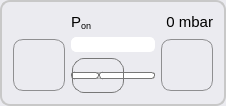
              <widget class="QGroupBox" name="groupBox_pon">
               <property name="sizePolicy">
                <sizepolicy hsizetype="Expanding" vsizetype="Expanding">
                 <horstretch>0</horstretch>
                 <verstretch>0</verstretch>
                </sizepolicy>
               </property>
               <property name="minimumSize">
                <size>
                 <width>150</width>
                 <height>50</height>
                </size>
               </property>
               <property name="maximumSize">
                <size>
                 <width>16777215</width>
                 <height>16777215</height>
                </size>
               </property>
               <property name="font">
                <font>
                 <family>Arial</family>
                 <pointsize>22</pointsize>
                 <weight>50</weight>
                 <italic>false</italic>
                 <bold>false</bold>
                </font>
               </property>
               <property name="styleSheet">
                <string notr="true">QGroupBox { 
     border: 2px solid  rgb(200, 200, 200); ; 
     border-radius: 10px; 
    color: rgb(80, 80, 80);
    background-color: rgb(235, 235, 240);
   /* background-color: rgb(235, 240, 235);*/
 } 

 QPushButton {
     border: 1px solid #8f8f91;
     border-radius: 10px;
     background-color: qlineargradient(x1: 0, y1: 0, x2: 0, y2: 1,
                                       stop: 0 #f6f7fa, stop: 1 #dadbde);
     min-width: 50px;
	 min-height: 50px;
     max-width: 50px;
	 max-height: 50px;
 }


 QPushButton:focus:pressed {
     background-color: qlineargradient(x1: 0, y1: 0, x2: 0, y2: 1,
                                       stop: 0 #F0F0FF, stop: 1 #f6f7fa);
 }

 QPushButton:hover {
     background-color: qlineargradient(x1: 0, y1: 0, x2: 0, y2: 1,
                                       stop: 0 #f6f7fa, stop: 1 #F0F0FF);
 }

QPushButton:disabled{ background-color: #CCCCCC; }

 QPushButton:flat {
     border: none; /* no border for a flat push button */
 }

 QPushButton:default {
     border-color: navy; /* make the default button prominent */
 }</string>
               </property>
               <property name="title">
                <string/>
               </property>
               <layout class="QGridLayout" name="gridLayout_6">
                <property name="topMargin">
                 <number>11</number>
                </property>
                <item row="12" column="3" colspan="2">
                 <widget class="QProgressBar" name="progressBar_pressure_p_on">
                  <property name="minimumSize">
                   <size>
                    <width>0</width>
                    <height>0</height>
                   </size>
                  </property>
                  <property name="maximumSize">
                   <size>
                    <width>16777215</width>
                    <height>15</height>
                   </size>
                  </property>
                  <property name="font">
                   <font>
                    <pointsize>10</pointsize>
                    <weight>50</weight>
                    <bold>false</bold>
                   </font>
                  </property>
                  <property name="toolTip">
                   <string>Current pressure value</string>
                  </property>
                  <property name="styleSheet">
                   <string notr="true">QProgressBar {
border: 1px solid white;
padding: 1px;
color: rgb(255, 255, 255);
border-bottom-right-radius: 5px;
border-bottom-left-radius: 5px;
border-top-right-radius: 5px;
border-top-left-radius: 5px;
text-align:right;
/*margin-right: 25ex;*/
background: QLinearGradient( x1: 0, y1: 0, x2: 1, y2: 0,
stop: 0 #fff,
stop: 0.4 #eee,
stop: 0.7 #ddd,
stop: 1 #eee );
width: 15px;
}

QProgressBar::chunk {
background: QLinearGradient( x1: 0, y1: 0, x2: 1, y2: 0,
stop: 0 #A9D08E,
stop: 0.4 #549635,
stop: 0.7 #148C14,
stop: 1 #006400 );
border-bottom-right-radius: 5px;
border-bottom-left-radius: 5px;
border-top-right-radius: 5px;
border-top-left-radius: 5px;
/*border: 2px solid white;*/
/*width: 1px;*/
}</string>
                  </property>
                  <property name="minimum">
                   <number>0</number>
                  </property>
                  <property name="maximum">
                   <number>450</number>
                  </property>
                  <property name="value">
                   <number>0</number>
                  </property>
                  <property name="alignment">
                   <set>Qt::AlignRight</set>
                  </property>
                  <property name="textVisible">
                   <bool>false</bool>
                  </property>
                  <property name="invertedAppearance">
                   <bool>false</bool>
                  </property>
                  <property name="format">
                   <string notr="true">%v mbar</string>
                  </property>
                 </widget>
                </item>
                <item row="13" column="3" colspan="2">
                 <widget class="QSlider" name="horizontalSlider_p_on">
                  <property name="minimumSize">
                   <size>
                    <width>0</width>
                    <height>35</height>
                   </size>
                  </property>
                  <property name="font">
                   <font>
                    <pointsize>8</pointsize>
                   </font>
                  </property>
                  <property name="toolTip">
                   <string>&lt;html&gt;&lt;head/&gt;&lt;body&gt;&lt;p&gt;Increase/decrease the pressure channel Pon&lt;/p&gt;&lt;/body&gt;&lt;/html&gt;</string>
                  </property>
                  <property name="styleSheet">
                   <string notr="true">QSlider::groove:horizontal {
border: 1px solid #bbb;
background: white;
height: 5px;
border-radius: 3px;
}

QSlider::sub-page:horizontal {
background: qlineargradient(x1: 0, y1: 0,    x2: 0, y2: 1,
stop: 0 #dafefe,
stop: 1 #331cfe );
background: QLinearGradient( x1: 0, y1: 0, x2: 1, y2: 0,
stop: 0 #A9D08E,
stop: 0.4 #549635,
stop: 0.7 #148C14,
stop: 1 #006400 );
border: 1px solid #777;
height: 5px;
border-radius:3px;
}

QSlider::add-page:horizontal {
background: #fff;
border: 1px solid #777;
height: 5px;
border-radius: 3px;
}

QSlider::handle:horizontal {
background: qlineargradient(x1:0, y1:0, x2:1, y2:1,
    stop:0 #eee, stop:1 #ccc);
border: 1px solid #777;
width: 50px;
margin-top: -15px;
margin-bottom: -15px;
border-radius: 12px;
}

QSlider::handle:horizontal:hover {
background: qlineargradient(x1:0, y1:0, x2:1, y2:1,
    stop:0 #fff, stop:1 #ddd);
border: 1px solid #444;
border-radius: 4px;
}

QSlider::sub-page:horizontal:disabled {
background: #bbb;
border-color: #999;
}

QSlider::add-page:horizontal:disabled {
background: #eee;
border-color: #999;
}

QSlider::handle:horizontal:disabled {
background: #eee;
border: 1px solid #aaa;
border-radius: 4px;
}</string>
                  </property>
                  <property name="minimum">
                   <number>0</number>
                  </property>
                  <property name="maximum">
                   <number>450</number>
                  </property>
                  <property name="value">
                   <number>0</number>
                  </property>
                  <property name="orientation">
                   <enum>Qt::Horizontal</enum>
                  </property>
                  <property name="invertedAppearance">
                   <bool>false</bool>
                  </property>
                  <property name="invertedControls">
                   <bool>false</bool>
                  </property>
                  <property name="tickPosition">
                   <enum>QSlider::TicksBelow</enum>
                  </property>
                  <property name="tickInterval">
                   <number>20</number>
                  </property>
                 </widget>
                </item>
                <item row="12" column="0" rowspan="2" colspan="3">
                 <widget class="QPushButton" name="pushButton_p_on_down">
                  <property name="sizePolicy">
                   <sizepolicy hsizetype="Expanding" vsizetype="Expanding">
                    <horstretch>0</horstretch>
                    <verstretch>0</verstretch>
                   </sizepolicy>
                  </property>
                  <property name="minimumSize">
                   <size>
                    <width>52</width>
                    <height>52</height>
                   </size>
                  </property>
                  <property name="maximumSize">
                   <size>
                    <width>52</width>
                    <height>52</height>
                   </size>
                  </property>
                  <property name="toolTip">
                   <string>Fine tuning: single step decrement</string>
                  </property>
                  <property name="styleSheet">
                   <string notr="true"/>
                  </property>
                  <property name="text">
                   <string/>
                  </property>
                  <property name="icon">
                   <iconset resource="resources.qrc">
                    <normaloff>:/icons/minus.png</normaloff>:/icons/minus.png</iconset>
                  </property>
                  <property name="iconSize">
                   <size>
                    <width>35</width>
                    <height>35</height>
                   </size>
                  </property>
                  <property name="flat">
                   <bool>false</bool>
                  </property>
                 </widget>
                </item>
                <item row="11" column="3">
                 <widget class="QLabel" name="label_pon">
                  <property name="font">
                   <font>
                    <pointsize>11</pointsize>
                   </font>
                  </property>
                  <property name="styleSheet">
                   <string notr="true"/>
                  </property>
                  <property name="text">
                   <string notr="true">&lt;html&gt;&lt;head/&gt;&lt;body&gt;&lt;p&gt;P&lt;span style=&quot; vertical-align:sub;&quot;&gt;on&lt;/span&gt;&lt;/p&gt;&lt;/body&gt;&lt;/html&gt;</string>
                  </property>
                  <property name="alignment">
                   <set>Qt::AlignBottom|Qt::AlignLeading|Qt::AlignLeft</set>
                  </property>
                 </widget>
                </item>
                <item row="11" column="4" colspan="2">
                 <widget class="QLabel" name="label_PonPressure">
                  <property name="font">
                   <font>
                    <pointsize>11</pointsize>
                   </font>
                  </property>
                  <property name="toolTip">
                   <string>&lt;html&gt;&lt;head/&gt;&lt;body&gt;&lt;p&gt;&lt;span style=&quot; font-size:11pt;&quot;&gt; current value / set point &lt;/span&gt;&lt;/p&gt;&lt;/body&gt;&lt;/html&gt;</string>
                  </property>
                  <property name="styleSheet">
                   <string notr="true"/>
                  </property>
                  <property name="text">
                   <string>0 mbar</string>
                  </property>
                  <property name="alignment">
                   <set>Qt::AlignBottom|Qt::AlignRight|Qt::AlignTrailing</set>
                  </property>
                 </widget>
                </item>
                <item row="12" column="5" rowspan="2">
                 <widget class="QPushButton" name="pushButton_p_on_up">
                  <property name="sizePolicy">
                   <sizepolicy hsizetype="Minimum" vsizetype="Expanding">
                    <horstretch>0</horstretch>
                    <verstretch>0</verstretch>
                   </sizepolicy>
                  </property>
                  <property name="minimumSize">
                   <size>
                    <width>52</width>
                    <height>52</height>
                   </size>
                  </property>
                  <property name="maximumSize">
                   <size>
                    <width>52</width>
                    <height>52</height>
                   </size>
                  </property>
                  <property name="toolTip">
                   <string>Fine tuning: single step increment</string>
                  </property>
                  <property name="styleSheet">
                   <string notr="true"/>
                  </property>
                  <property name="text">
                   <string/>
                  </property>
                  <property name="icon">
                   <iconset resource="resources.qrc">
                    <normaloff>:/icons/plus.png</normaloff>:/icons/plus.png</iconset>
                  </property>
                  <property name="iconSize">
                   <size>
                    <width>35</width>
                    <height>35</height>
                   </size>
                  </property>
                  <property name="flat">
                   <bool>false</bool>
                  </property>
                 </widget>
                </item>
                <item row="11" column="1">
                 <widget class="QLabel" name="label_led_pon">
                  <property name="enabled">
                   <bool>true</bool>
                  </property>
                  <property name="maximumSize">
                   <size>
                    <width>20</width>
                    <height>20</height>
                   </size>
                  </property>
                  <property name="styleSheet">
                   <string notr="true"/>
                  </property>
                  <property name="text">
                   <string/>
                  </property>
                  <property name="scaledContents">
                   <bool>false</bool>
                  </property>
                 </widget>
                </item>
                <item row="11" column="0">
                 <widget class="QWidget" name="widget_4" native="true">
                  <property name="maximumSize">
                   <size>
                    <width>10</width>
                    <height>16777215</height>
                   </size>
                  </property>
                 </widget>
                </item>
                <item row="11" column="2">
                 <widget class="QWidget" name="widget_3" native="true">
                  <property name="maximumSize">
                   <size>
                    <width>10</width>
                    <height>16777215</height>
                   </size>
                  </property>
                 </widget>
                </item>
               </layout>
              </widget>
